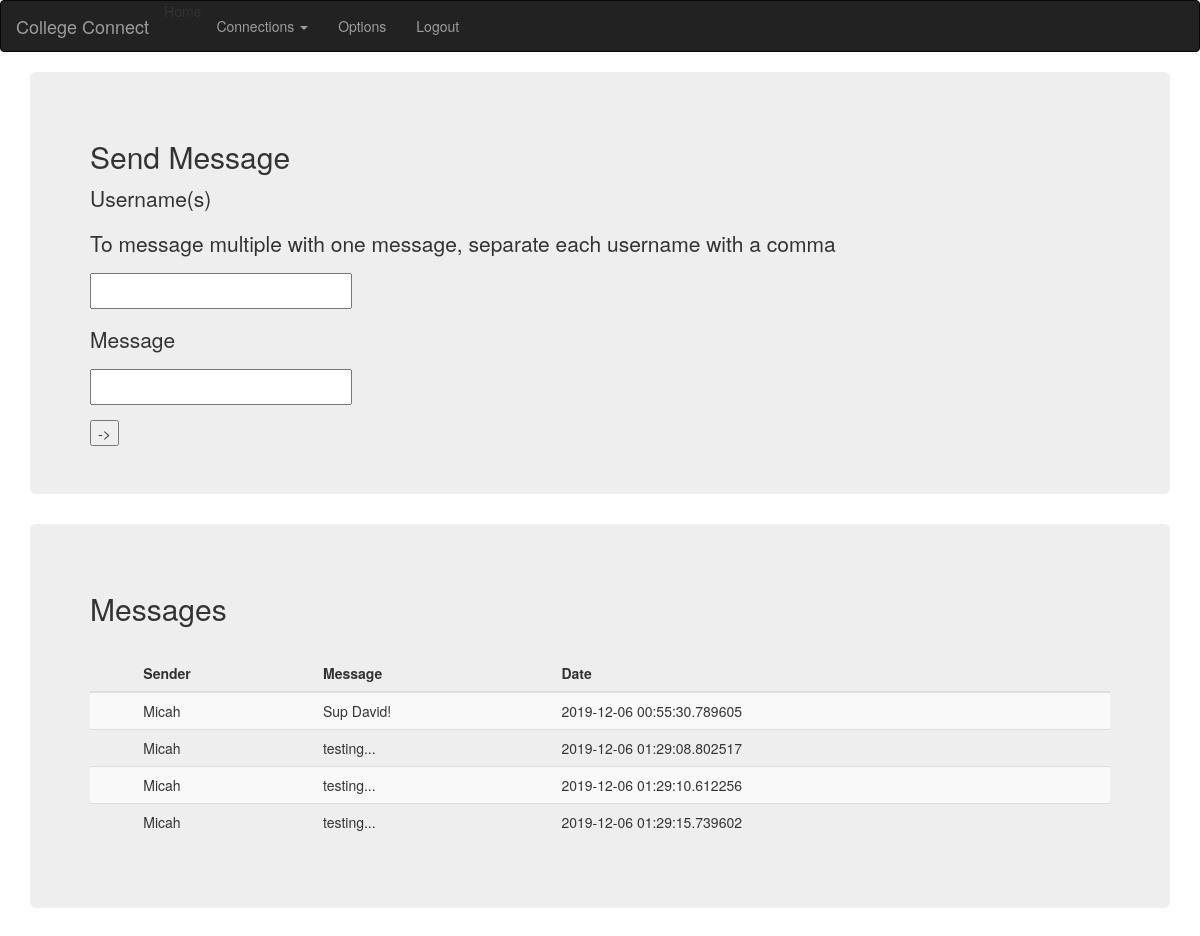
Before: /message (signed in) with the older database file.
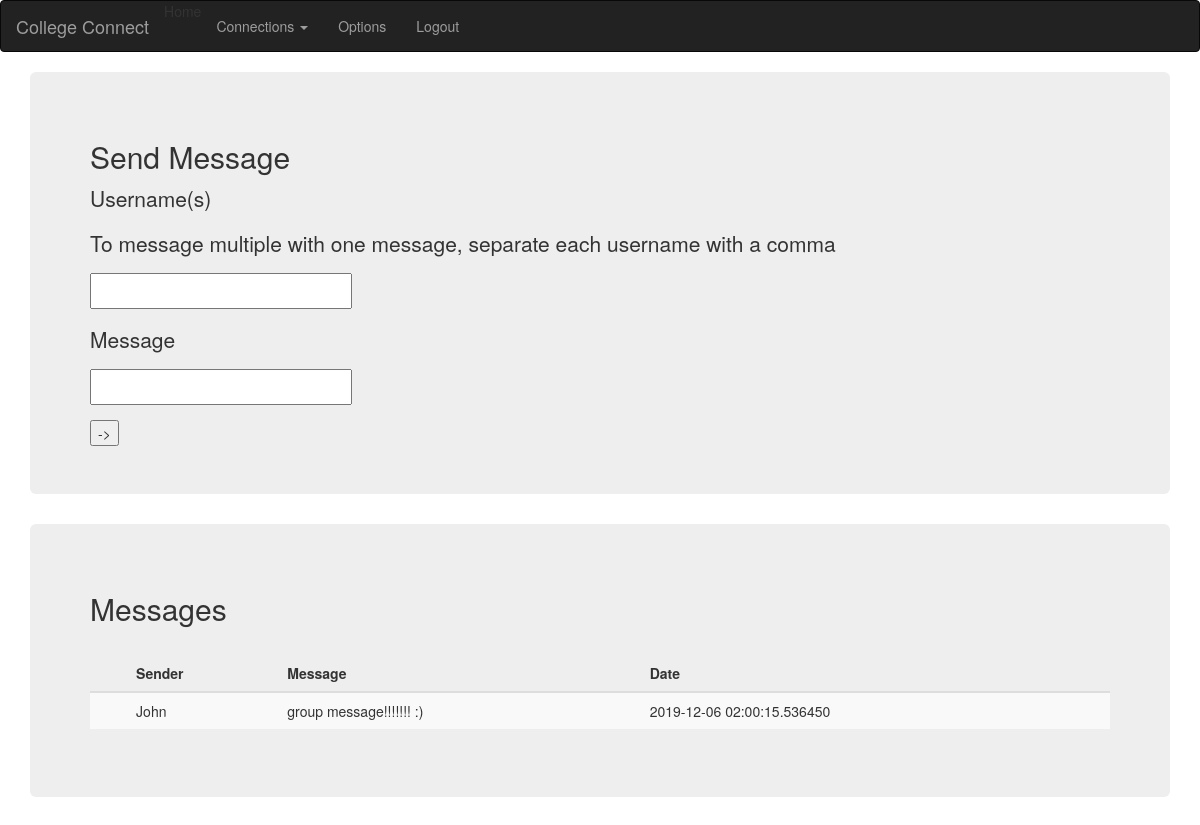
After: the same page with the newer database file.
### app/models.py (models this page shows)
class Message(db.Model):
    id = db.Column(db.Integer, primary_key=True)
    uid_receiver = db.Column(db.Integer, db.ForeignKey('user.id'))
    sender = db.Column(db.String)
    date = db.Column(db.DateTime)
    message = db.Column(db.String)

### app/views.py (the view, shortened to what this page needs)
@app.route('/message', methods=['GET', 'POST'])
def message():
    messages = Message.query.filter_by(uid_receiver=current_user.id).all()
    form = MessageForm()
    return render_template('message.html', form=form, messages=messages)

### app/forms.py
class MessageForm(Form):
    username = StringField(validators=[DataRequired()])
    message = StringField(validators=[DataRequired()])

### app/models.py (called while the page is built)
@login.user_loader
def load_user(id):
    return User.query.get(int(id))

### app/templates/message.html (shortened to what this page needs)
{% extends 'base.html' %}
{% block content %}
<div class="container">
    <div class="jumbotron">
        <h2>Send Message</h2>
        <form method="post">
            <p>Username(s)</p>
            <p class="hint">To message multiple with one message, separate each username with a comma</p>
            <p>{{ form.username }}</p>
            <p>Message</p>
            <p>{{ form.message }}</p>
            <input type="submit" value="->">
        </form>
    </div>
    <div class="jumbotron">
        <h2>Messages</h2>
    <br>
    <table class="table table-striped">
        <thead>
            <tr>
                <th scope="col"></th>
                <th scope="col">Sender</th>
                <th scope="col">Message</th>
                <th scope="col">Date</th>
            </tr>
        </thead>
        <tbody>
        {% for message in messages %}
            <tr>
            <th scope="row"></th>
                <td>{{ message.sender }}</td>
                <td>{{ message.message }}</td>
                <td>{{ message.date }}</td>
            </tr>
        {% endfor %}
        </tbody>
    </table>
 </div>
    </div>
{% endblock %}

### app/templates/base.html (shortened to what this page needs)
<!DOCTYPE html>
<html lang="en">
<head>
    <link href="//maxcdn.bootstrapcdn.com/bootstrap/3.2.0/css/bootstrap.min.css" rel="stylesheet"/>
    <link rel="stylesheet" type="text/css" href="{{ url_for('static', filename=css_file) }}">
</head>
<body>
    <link rel="stylesheet" href="https://maxcdn.bootstrapcdn.com/bootstrap/3.3.7/css/bootstrap.min.css">
      <nav class="navbar navbar-inverse">
        <div class="container-fluid">
          <div class="navbar-header">
              {% if current_user.is_authenticated %}
            <a class="navbar-brand" href="{{ url_for('index') }}">College Connect</a>
              {% else %}
              <a class="navbar-brand" href="{{ url_for('login') }}">College Connect</a>
              {% endif %}
          </div>
            {% if current_user.is_authenticated %}
          <ul class="nav navbar-nav">
              <li>Home</li>
              <li class="dropdown">
                <a class="dropdown-toggle" data-toggle="dropdown" href="#">Connections
                <span class="caret"></span></a>
              </li>
              <li><a href="{{ url_for('options')}}">Options</a></li>
              <li><a href="{{ url_for('logout') }}">Logout</a></li>
          </ul>
            {% endif %}
        </div>
      </nav>
    {% block content %}
    {% endblock %}
</body>
</html>

Changed rows visible on the page:
removed Message: sender "Micah", message "Sup David!", date "2019-12-06 00:55:30.789605"
no longer on this page (row edited): Message: sender "Micah", message "testing...", date "2019-12-06 01:29:08.802517"
removed Message: sender "Micah", message "testing...", date "2019-12-06 01:29:10.612256"
removed Message: sender "Micah", message "testing...", date "2019-12-06 01:29:15.739602"
added Message: sender "John", message "group message!!!!!!! :)", date "2019-12-06 02:00:15.536450"
